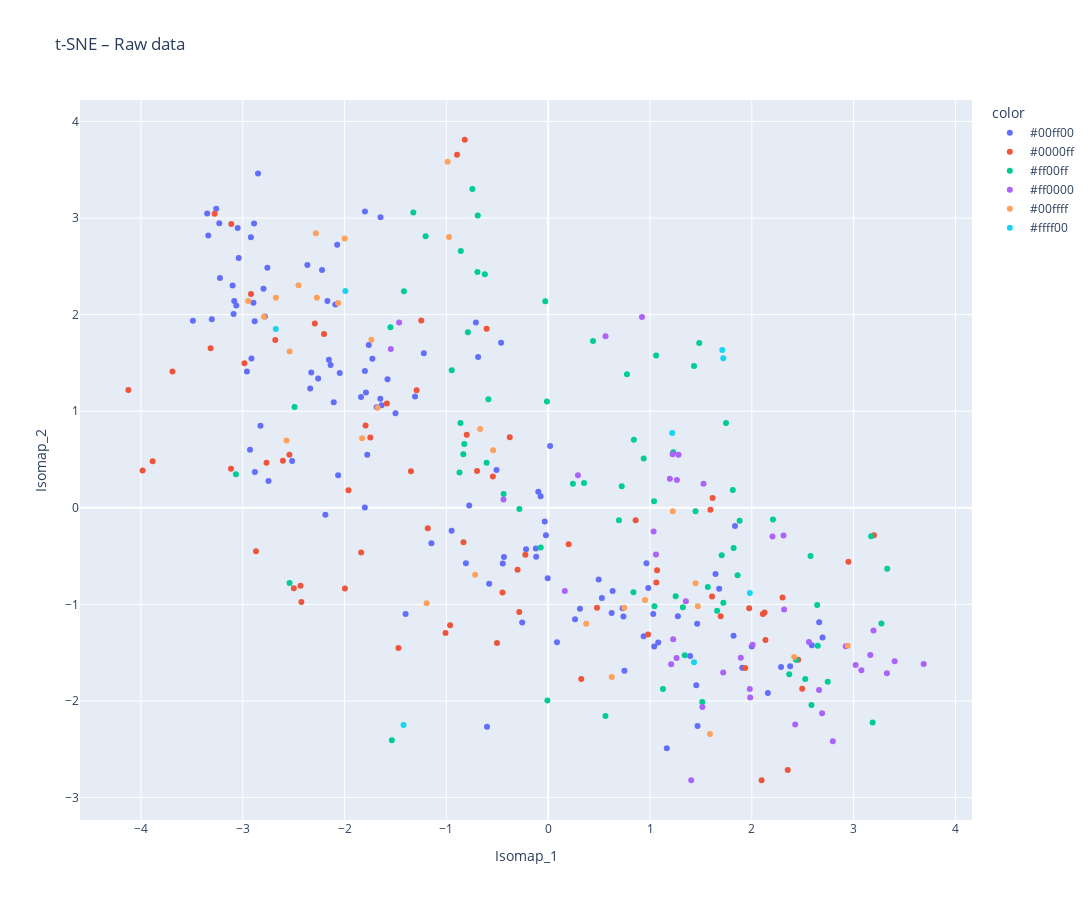
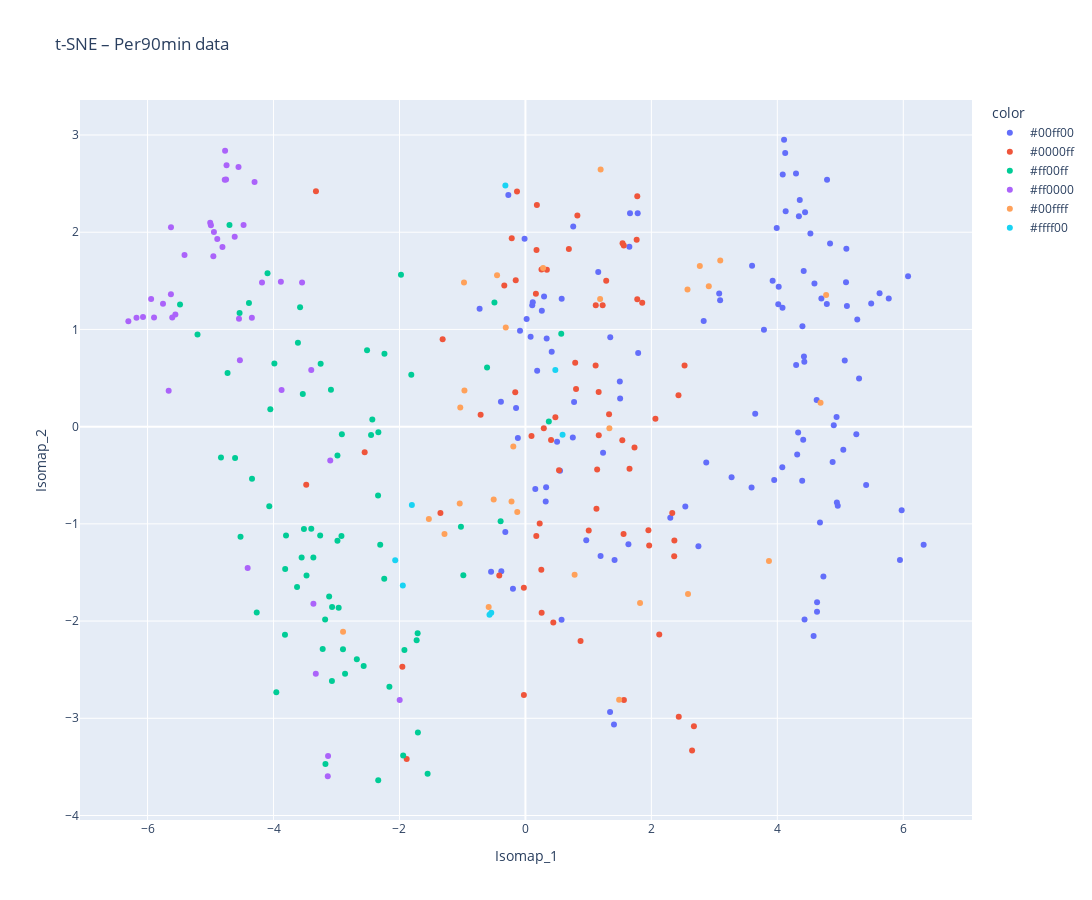
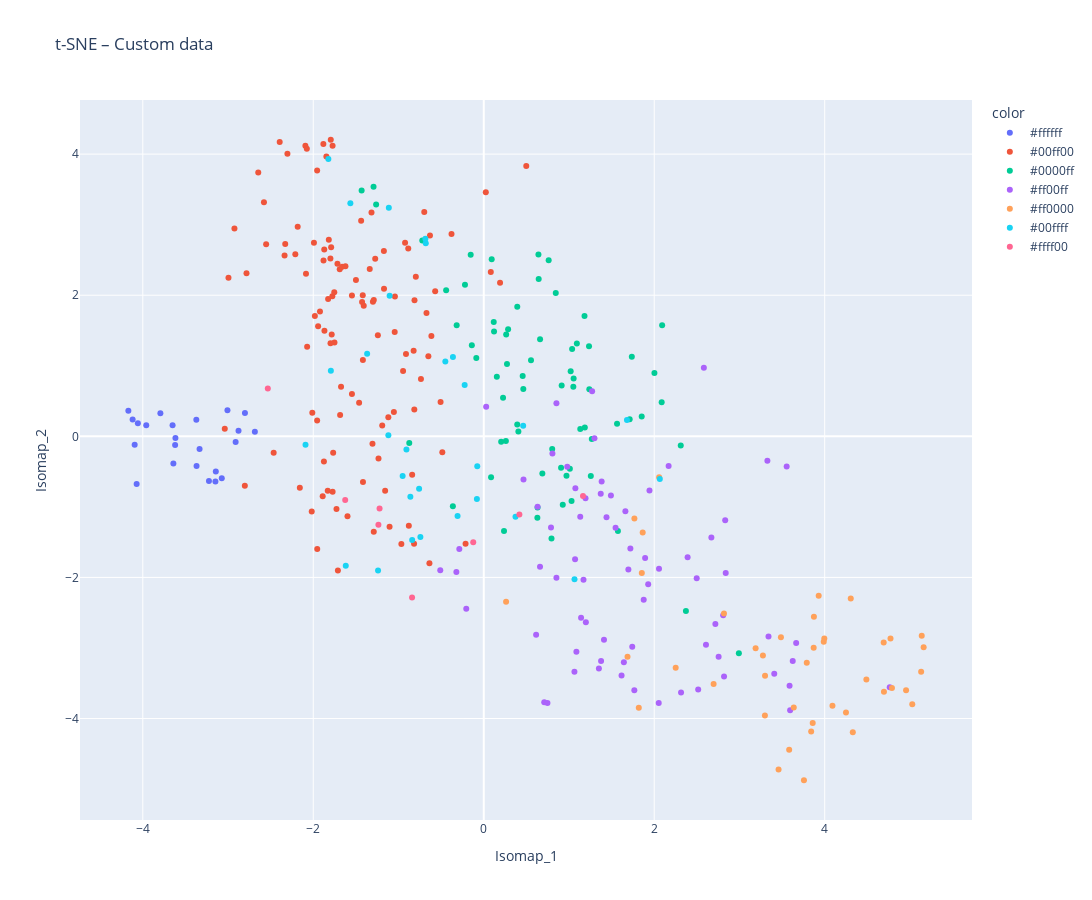

Notebook code cell kept with these figures, in order:
### Markdown cell above
### Results Display

### Code cell
position_colors = {
    'FW': np.array([255, 0, 0]),    # red
    'MF': np.array([0, 0, 255]),    # blue
    'DF': np.array([0, 255, 0]),  #  yellow
    'GK' : np.array([255, 255, 255]),
}

def color_from_position(positions):
    postitions = str(positions)
    position_list = positions.split(',')
    colors = np.array([position_colors[p] for p in position_list if p in position_colors])
    avg_color = np.sum(colors, axis=0)
    return '#%02x%02x%02x' % tuple(avg_color.astype(int))

def plot_isomap_interactive(X_tsne, player_positions, data_num, title):
    df_plot = pd.DataFrame({
        'Isomap_1': X_tsne[:, 0],
        'Isomap_2': X_tsne[:, 1],
        'player_name': data_num.index,
        'color' : player_positions.apply(color_from_position)
    })
    
    fig = px.scatter(
        df_plot,
        x='Isomap_1', y='Isomap_2',
        hover_name='player_name',
        color='color',
        title=title,
        height=900, width=1100 
    )
    fig.show()

plot_isomap_interactive(X_tsne_raw, player_positions_raw ,data_raw.set_index("player_name"), "t-SNE – Raw data")
plot_isomap_interactive(X_tsne_per90, player_positions_per90 ,data_per90.set_index("player_name"), "t-SNE – Per90min data")
plot_isomap_interactive(X_tsne_custom, player_positions_custom ,data_custom.set_index("player_name"), "t-SNE – Custom data")

corr_raw, trust_raw, cont_raw, mrre_raw = extractMetrics_tsne(X_raw, X_tsne_raw)
corr_per90, trust_per90, cont_per90, mrre_per90 = extractMetrics_tsne(X_per90, X_tsne_per90)
corr_custom, trust_custom, cont_custom, mrre_custom = extractMetrics_tsne(X_custom, X_tsne_custom)


print("==== Raw data perf : ====")
print(f"Dist correlation : {corr_raw}")
print(f"Trustworthiness : {trust_raw}")
print(f"Continuity : {cont_raw}")
print(f"MRRE : {mrre_raw}")

print("==== Per90 data perf : ====")
print(f"Dist correlation : {corr_per90}")
print(f"Trustworthiness : {trust_per90}")
print(f"Continuity : {cont_per90}")
print(f"MRRE : {mrre_per90}")

print("==== Custom data perf : ====")
print(f"Dist correlation : {corr_custom}")
print(f"Trustworthiness : {trust_custom}")
print(f"Continuity : {cont_custom}")
print(f"MRRE : {mrre_custom}")
